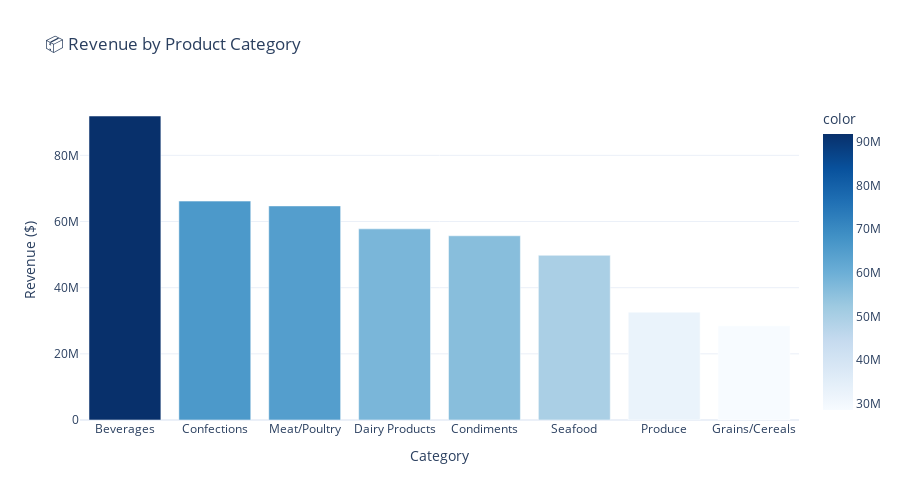

Notebook code for this chart:
### Code cell
# Revenue by category
category_revenue = df.groupby('CategoryName')['Total'].sum().sort_values(ascending=False)

fig = px.bar(
    x=category_revenue.index,
    y=category_revenue.values,
    title='📦 Revenue by Product Category',
    labels={'x': 'Category', 'y': 'Revenue ($)'},
    template='plotly_white',
    color=category_revenue.values,
    color_continuous_scale='Blues'
)

fig.update_layout(showlegend=False, height=500)
fig.show()

# Show percentages
print("\n📊 Category Revenue Distribution:")
for cat, rev in category_revenue.items():
    pct = (rev / category_revenue.sum()) * 100
    print(f"  {cat:20s}: ${rev:>15,.2f} ({pct:>5.2f}%)")

### Figure 1 — Plotly figure (JSON) as saved in the notebook; plotly's stock layout.template omitted (floating-point values rounded to 4 significant figures)
{"data": [{"hovertemplate": "Category=%{x}<br>Revenue ($)=%{y}<br>color=%{marker.color}<extra></extra>", "legendgroup": "", "marker": {"color": [91900000.0, 66170000.0, 64720000.0, 57780000.0, 55690000.0, 49790000.0, 32600000.0, 28470000.0], "coloraxis": "coloraxis", "pattern": {"shape": ""}}, "name": "", "orientation": "v", "showlegend": false, "textposition": "auto", "type": "bar", "x": ["Beverages", "Confections", "Meat/Poultry", "Dairy Products", "Condiments", "Seafood", "Produce", "Grains/Cereals"], "xaxis": "x", "y": [91900000.0, 66170000.0, 64720000.0, 57780000.0, 55690000.0, 49790000.0, 32600000.0, 28470000.0], "yaxis": "y"}], "layout": {"barmode": "relative", "coloraxis": {"colorbar": {"title": {"text": "color"}}, "colorscale": [[0, "rgb(247,251,255)"], [0.125, "rgb(222,235,247)"], [0.25, "rgb(198,219,239)"], [0.375, "rgb(158,202,225)"], [0.5, "rgb(107,174,214)"], [0.625, "rgb(66,146,198)"], [0.75, "rgb(33,113,181)"], [0.875, "rgb(8,81,156)"], [1, "rgb(8,48,107)"]]}, "height": 500, "legend": {"tracegroupgap": 0}, "showlegend": false, "title": {"text": "📦 Revenue by Product Category"}, "xaxis": {"anchor": "y", "domain": [0, 1], "title": {"text": "Category"}}, "yaxis": {"anchor": "x", "domain": [0, 1], "title": {"text": "Revenue ($)"}}}}
